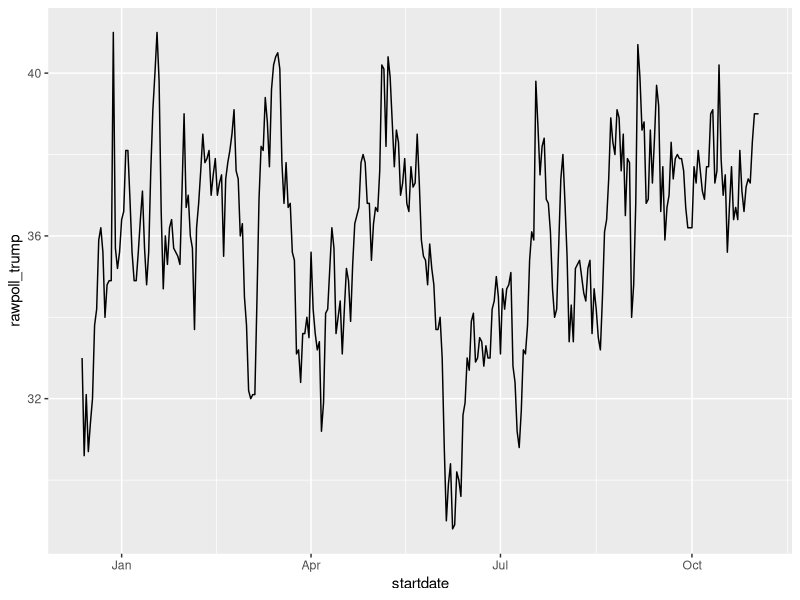
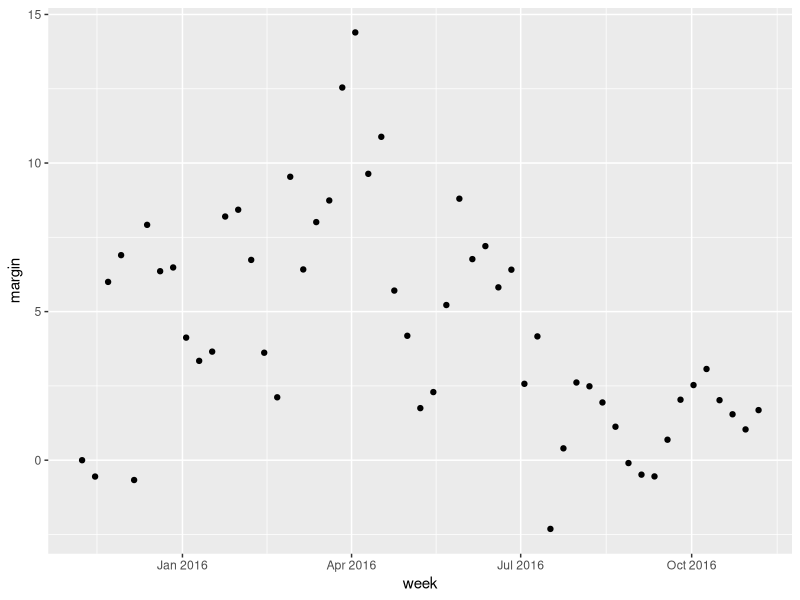

These figures' R source, in order:
## ---- chunk 1
library(tidyverse)
library(dslabs)
data("polls_us_election_2016")
polls_us_election_2016$startdate %>% head
## ---- chunk 2
class(polls_us_election_2016$startdate)
## ---- chunk 3
as.numeric(polls_us_election_2016$startdate) %>% head
## ---- chunk 4
as.Date("1970-01-01") %>% as.numeric
## ---- chunk 5
polls_us_election_2016 %>% filter(pollster == "Ipsos" & state == "U.S.") %>%
ggplot(aes(startdate, rawpoll_trump)) +
geom_line()
## ---- chunk 6
library(lubridate)
## ---- chunk 7
set.seed(2002)
dates <- sample(polls_us_election_2016$startdate, 10) %>% sort
dates
## ---- chunk 8
tibble(date = dates,
month = month(dates),
day = day(dates),
year = year(dates))
## ---- chunk 9
month(dates, label = TRUE)
## ---- chunk 10
x <- c(20090101, "2009-01-02", "2009 01 03", "2009-1-4",
"2009-1, 5", "Created on 2009 1 6", "200901 !!! 07")
ymd(x)
## ---- chunk 11
x <- "09/01/02"
## ---- chunk 12
ymd(x)
## ---- chunk 13
mdy(x)
## ---- chunk 14
ydm(x)
myd(x)
dmy(x)
dym(x)
## ---- chunk 15
now()
now("GMT")
## ---- chunk 16
now() %>% hour()
now() %>% minute()
now() %>% second()
## ---- chunk 17
x <- c("12:34:56")
hms(x)
x <- "Nov/2/2012 12:34:56"
mdy_hms(x)
## ---- chunk 18
make_date(2019, 7, 6)
## ---- chunk 19
make_date(1980:1989)
## ---- chunk 20
polls_us_election_2016 %>%
mutate(week = round_date(startdate, "week")) %>%
group_by(week) %>%
summarize(margin = mean(rawpoll_clinton - rawpoll_trump)) %>%
qplot(week, margin, data = .)
